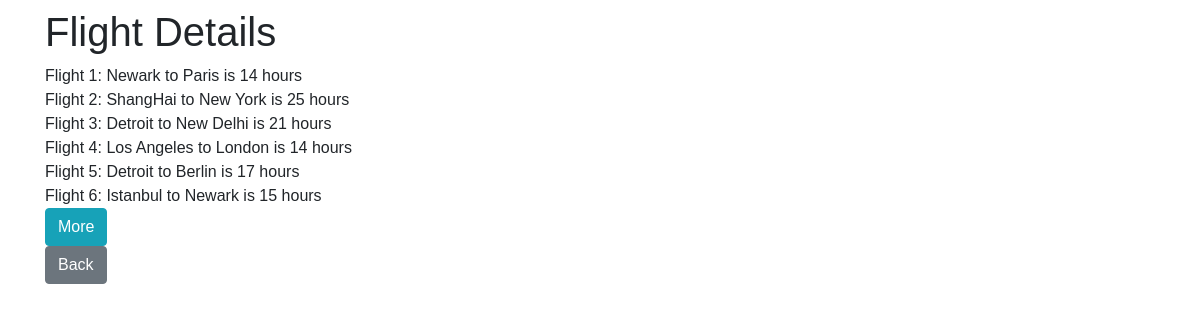
The page /flight_details on the database its author committed.
### tables this page shows
CREATE TABLE flights (
	id INTEGER PRIMARY KEY, 
	origin VARCHAR NOT NULL,	
	destination VARCHAR NOT NULL, 
	duration INTEGER NOT NULL
);

### ChrisAirlines.py (the view)
@app.route("/flight_details")
def display_all():
    flights = db.execute("SELECT * FROM flights").fetchall()
    return render_template("index10.html", flights=flights)

### templates/index10.html (shortened to what this page needs)
{% extends "layout.html" %}
{% block body %}
    <h1> Flight Details </h1>
    {% for flight in flights %}
        <div value="{{ flight.id }}">
            Flight {{flight.id}}: {{ flight.origin }} to {{ flight.destination }} is {{ flight.duration }} hours
        </div>
    {% endfor %}
    <form action="{{ url_for('holding_room') }}">
        <div class=form-group">
                <button class="btn btn-info">More</button>
        </div>
    </form>
    <form action="{{ url_for('index') }}">
        <div class=form-group">
                <button class="btn btn-secondary">Back</button>
        </div>
    </form>
{% endblock %}

### templates/layout.html (shortened to what this page needs)
<!DOCTYPE html>
<html lang="en">
    <head>
        <link rel="stylesheet" href="https://maxcdn.bootstrapcdn.com/bootstrap/4.0.0-beta.3/css/bootstrap.min.css"
>
    </head>
    <body>
        <div class = "container">
            {% block body %}
            {% endblock %}
        </div>
    </body>
</html>

### rows shown on the page
flights: id "1", origin "Newark", destination "Paris", duration "14"
flights: id "2", origin "ShangHai", destination "New York", duration "25"
flights: id "3", origin "Detroit", destination "New Delhi", duration "21"
flights: id "4", origin "Los Angeles", destination "London", duration "14"
flights: id "5", origin "Detroit", destination "Berlin", duration "17"
flights: id "6", origin "Istanbul", destination "Newark", duration "15"
